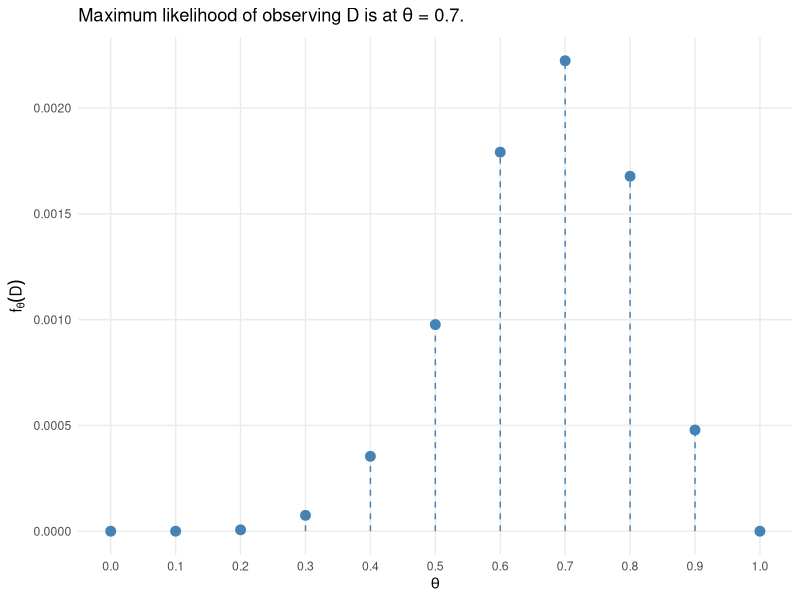
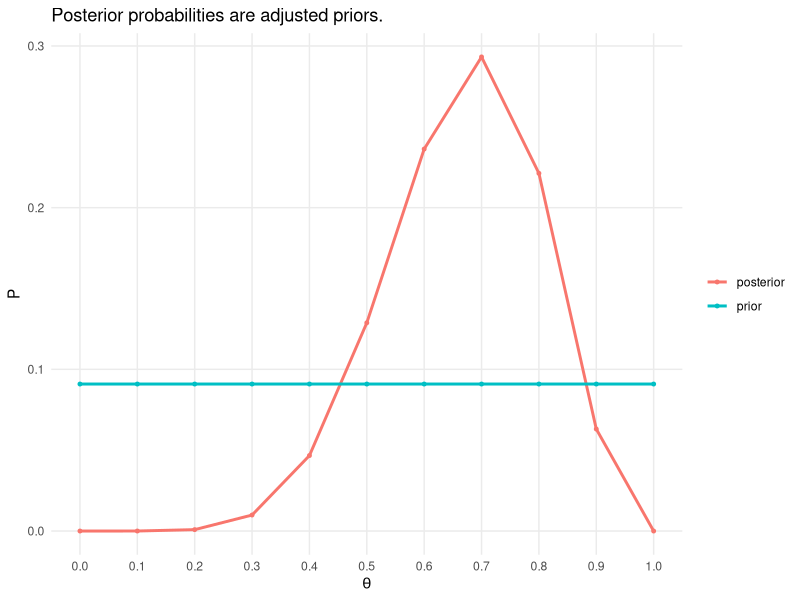
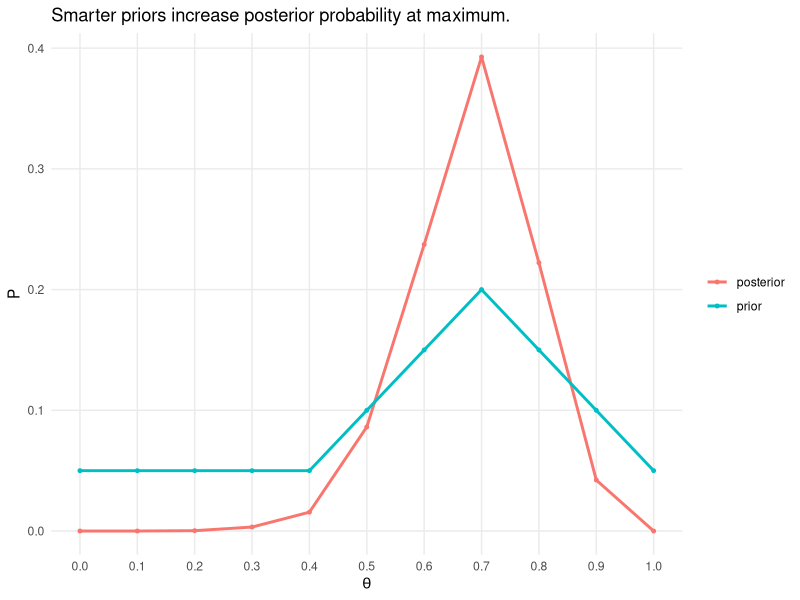
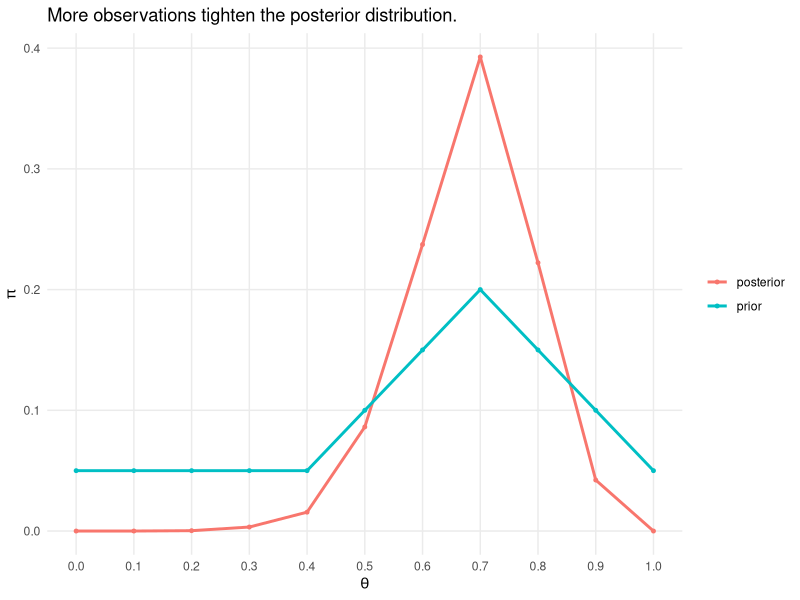
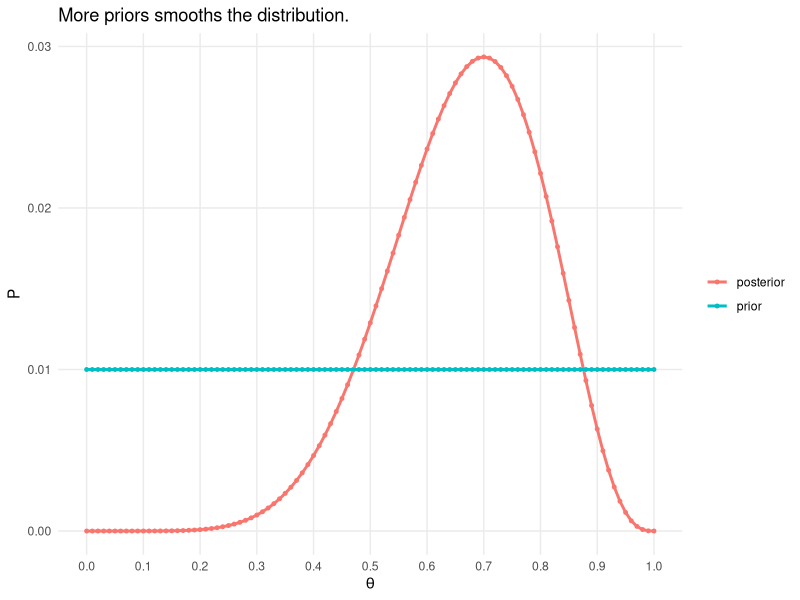
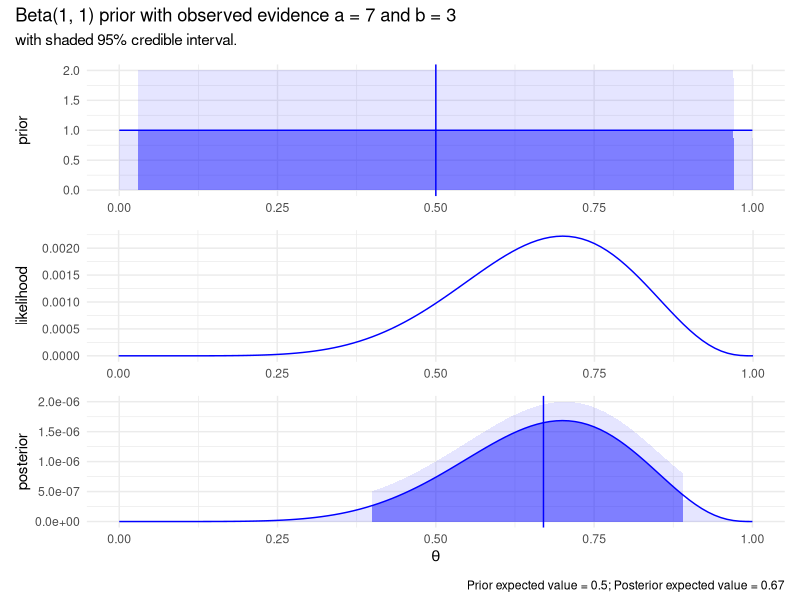
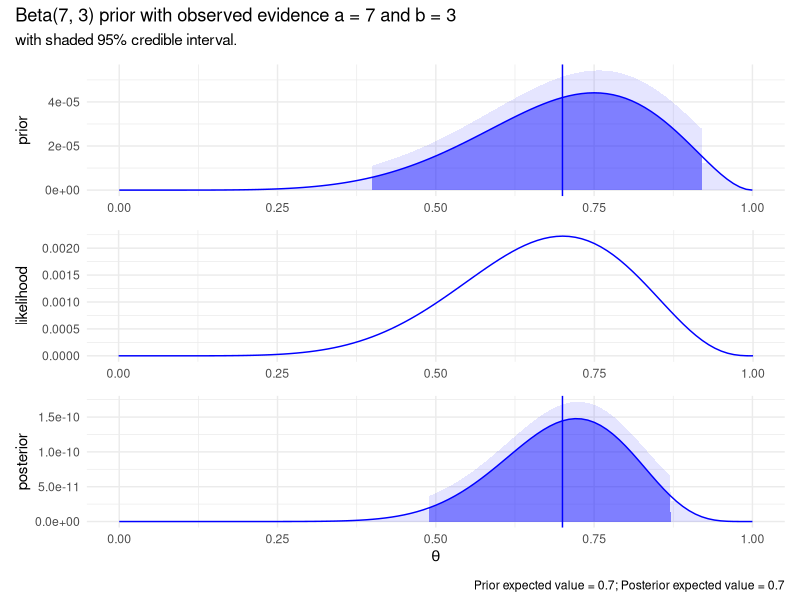
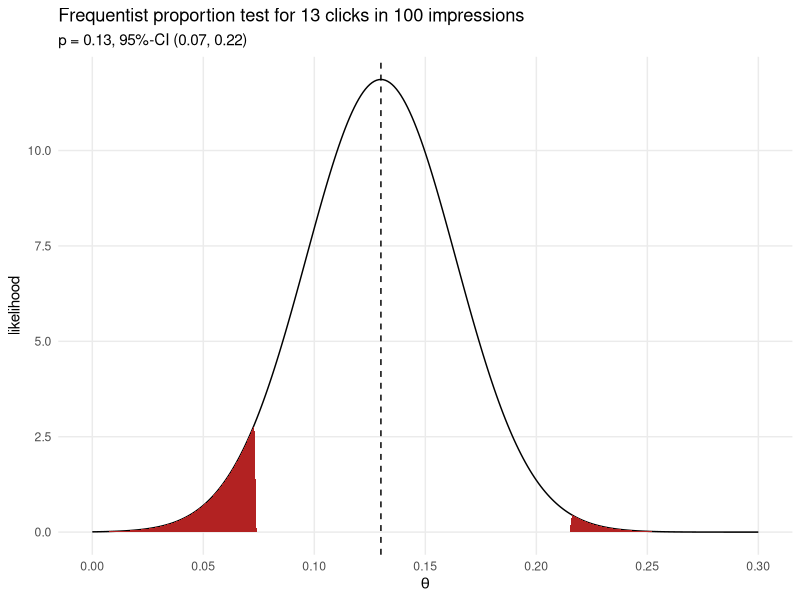

The R script that drew these images, in order:
## ---- chunk 1
library(tidyverse)
library(patchwork)
library(glue)
## ---- chunk 2
D <- c(1, 1, 1, 1, 0, 0, 1, 1, 1, 0)
## ---- chunk 3
theta <- seq(0, 1, by = 0.1)
prior <- rep(1/11, 11)
## ---- chunk 4
likelihood <- theta^7 * (1 - theta)^3

data.frame(theta, likelihood) %>% 
  ggplot() +
  geom_segment(aes(x = theta, xend = theta, y = 0, yend = likelihood), 
               linetype = 2, color = "steelblue") +
  geom_point(aes(x = theta, y = likelihood), color = "steelblue", size = 3) +
  scale_x_continuous(breaks = theta) +
  theme_minimal() +
  theme(panel.grid.minor = element_blank()) +
  labs(title = expression(paste("Maximum likelihood of observing D is at ", theta, " = 0.7.")),
       x = expression(theta), y = expression(f[theta](D)))
## ---- chunk 5
posterior <- likelihood / sum(likelihood * prior) * prior

data.frame(theta, prior, posterior) %>% 
  pivot_longer(cols = c(prior, posterior), values_to = "pi") %>%
  ggplot() +
  geom_point(aes(x = theta, y = pi, color = name), size = 1) +
  geom_line(aes(x = theta, y = pi, color = name), size = 1) +
  scale_x_continuous(breaks = theta) +
  theme_minimal() +
  theme(panel.grid.minor = element_blank()) +
  labs(title = "Posterior probabilities are adjusted priors.", 
       color = NULL,
       x = expression(theta), y = "P")
## ---- chunk 6
prior <- c(.05, .05, .05, .05, .05, .10, .15, .20, .15, .10, .05)
likelihood <- theta^7 * (1 - theta)^3
posterior <- likelihood / sum(likelihood * prior) * prior
data.frame(theta, prior, posterior) %>% 
  pivot_longer(cols = c(prior, posterior), values_to = "pi") %>%
  ggplot() +
  geom_point(aes(x = theta, y = pi, color = name), size = 1) +
  geom_line(aes(x = theta, y = pi, color = name), size = 1) +
  scale_x_continuous(breaks = theta) +
  theme_minimal() +
  theme(panel.grid.minor = element_blank()) +
  labs(title = "Smarter priors increase posterior probability at maximum.", 
       color = NULL, x = expression(theta), y = "P")
## ---- chunk 7
s <- rbernoulli(100, p = 0.7) %>% as.numeric()
likelihood <- theta^sum(D) * (1 - theta)^(length(D)-sum(D))
posterior <- likelihood / sum(likelihood * prior) * prior
data.frame(theta, prior, posterior) %>% 
  pivot_longer(cols = c(prior, posterior), values_to = "pi") %>%
  ggplot() +
  geom_point(aes(x = theta, y = pi, color = name), size = 1) +
  geom_line(aes(x = theta, y = pi, color = name), size = 1) +
  scale_x_continuous(breaks = theta) +
  theme_minimal() +
  theme(panel.grid.minor = element_blank()) +
  labs(title = "More observations tighten the posterior distribution.",
       color = NULL, x = expression(theta), y = expression(pi))
## ---- chunk 8
theta <- seq(0, 1, by = .01)
prior <- rep(1/100, 101)
likelihood <- theta^sum(D) * (1 - theta)^(length(D)-sum(D))
posterior <- likelihood / sum(likelihood * prior) * prior
data.frame(theta, prior, posterior) %>% 
  pivot_longer(cols = c(prior, posterior), values_to = "pi") %>%
  ggplot() +
  geom_point(aes(x = theta, y = pi, color = name), size = 1) +
  geom_line(aes(x = theta, y = pi, color = name), size = 1) +
  scale_x_continuous(breaks = seq(0, 1, by = 0.1)) +
  theme_minimal() +
  theme(panel.grid.minor = element_blank()) +
  labs(title = "More priors smooths the distribution.", 
       color = NULL, x = expression(theta), y = "P")
## ---- chunk 9
plot_bayes <- function(alpha, beta, a, b) {

  prior_ev <- (alpha / (alpha + beta)) %>% round(2)
  posterior_ev <- ((alpha + a) / (alpha + beta + a + b)) %>% round(2)
  dat <- data.frame(theta = seq(0, 1, by = .01)) %>%
    mutate(prior = beta(alpha, beta) * theta^(alpha-1) * (1-theta)^(beta-1),
           prior_ci = theta > qbeta(.025, alpha, beta) & 
                      theta < qbeta(.975, alpha, beta),
           likelihood = theta^a * (1-theta)^b,
           posterior = beta(alpha + a, beta + b) * theta^(alpha-1+a) * (1-theta)^(beta-1+b),
           posterior_ci = theta > qbeta(.025, alpha + a, beta + b) & 
                      theta < qbeta(.975, alpha + a, beta + b))
  
  p_prior <- dat %>%
    ggplot(aes(x = theta, y = prior)) + 
    geom_line(color = "blue") +
    geom_area(aes(alpha = prior_ci), fill = "blue") +
    geom_vline(xintercept = prior_ev, color = "blue") +
    scale_alpha_manual(values = c(.1, .5)) +
    theme_minimal() +
    theme(legend.position = "none") +
    labs(x = NULL)
  
  p_likelihood <- dat %>%
    ggplot(aes(x = theta, y = likelihood)) + 
    geom_line(color = "blue") +
    theme_minimal() +
    theme(legend.position = "none") +
    labs(x = NULL)
  
  p_posterior <- dat %>%
    ggplot(aes(x = theta, y = posterior)) + 
    geom_line(color = "blue") +
    geom_area(aes(alpha = posterior_ci), fill = "blue") +
    geom_vline(xintercept = posterior_ev, color = "blue") +
    scale_alpha_manual(values = c(.1, .5))  +
    theme_minimal() +
    theme(legend.position = "none") +
    labs(x = expression(theta))
  
  out <- p_prior / p_likelihood / p_posterior +
    plot_annotation(
      title = glue("Beta({alpha}, {beta}) prior with observed evidence a = {a} ",
                   "and b = {b}"),
      subtitle = "with shaded 95% credible interval.",
      caption = glue("Prior expected value = {prior_ev}; Posterior expected ",
                     "value = {posterior_ev}"))
  out
}
## ---- chunk 10
plot_bayes(1, 1, 7, 3)
## ---- chunk 11
plot_bayes(7, 3, 7, 3)
## ---- chunk 12
ad_prop_test <- prop.test(13, 100)
click_rate_mu <- ad_prop_test$estimate
click_rate_se <- sqrt(click_rate_mu*(1-click_rate_mu)) / sqrt(100)
data.frame(pi = seq(0, .30, by = .001)) %>%
  mutate(likelihood = dnorm(pi, click_rate_mu, click_rate_se),
         ci = if_else(pi >= ad_prop_test$conf.int[1] & 
                        pi <= ad_prop_test$conf.int[2], "Y", "N")) %>%
  ggplot(aes(x = pi, y = likelihood)) +
  geom_line() +
  geom_area(aes(y = if_else(ci == "N", likelihood, 0)), 
            fill = "firebrick", show.legend = FALSE) +
  geom_vline(xintercept = click_rate_mu, linetype = 2) +
  theme_minimal() +
  scale_x_continuous(breaks = seq(0, .3, .05)) +
  theme(panel.grid.minor = element_blank()) +
  labs(title = "Frequentist proportion test for 13 clicks in 100 impressions", 
       subtitle = glue("p = {click_rate_mu}, 95%-CI (",
       "{ad_prop_test$conf.int[1] %>% scales::number(accuracy = .01)}, ",
       "{ad_prop_test$conf.int[2] %>% scales::number(accuracy = .01)})"),
       x = expression(theta))
## ---- chunk 13
df_sim <- data.frame(click_prob = runif(1000, 0.0, 0.3))
df_sim$click_n <- rbinom(1000, 100, df_sim$click_prob)

df_sim %>% 
  mutate(is_13 = factor(click_n == 13, levels = c(TRUE, FALSE))) %>%
  ggplot(aes(x = click_prob, y = click_n, color = is_13)) +
  geom_point(alpha = 0.3, show.legend = FALSE) +
  geom_hline(yintercept = 13, color = "red", linetype = 2) +
  theme_minimal() +
  labs(title = "Joint probability of observed clicks and click probability",
       subtitle = "with conditioning on 13 observed clicks.",
       y = "clicks per 100 ads",
       x = expression(theta))
## ---- chunk 14
# median and credible interval
sim_ci <- df_sim %>% filter(click_n == 13) %>% pull(click_prob) %>% 
  quantile(c(.025, .5, .975))

df_sim %>% 
  filter(click_n == 13) %>% 
  ggplot(aes(x = click_prob)) +
  geom_density() +
  geom_vline(xintercept = sim_ci[2]) +
  geom_vline(xintercept = sim_ci[1], linetype = 2) +
  geom_vline(xintercept = sim_ci[3], linetype = 2) +
  scale_x_continuous(breaks = seq(0, .3, .05)) +
  theme_minimal() +
  labs(title = "Posterior click likelihood distribution", 
       subtitle = glue("p = {sim_ci[2] %>% scales::number(accuracy = .01)}, 95%-CI (",
       "{sim_ci[1] %>% scales::number(accuracy = .01)}, ",
       "{sim_ci[3] %>% scales::number(accuracy = .01)})"),
       x = expression(theta), y = "density (likelihood)")
## ---- chunk 15
df_bayes <- expand.grid(click_prob = seq(0, .3, by = .001), 
                        click_n = 0:100) %>%
  mutate(prior = dunif(click_prob, min = 0, max = 0.3),
         likelihood = dbinom(click_n, 100, click_prob),
         probability = likelihood * prior / sum(likelihood * prior))

df_bayes %>% 
  mutate(is_13 = factor(click_n == 13, levels = c(TRUE, FALSE))) %>%
  filter(probability > .0001) %>%
  ggplot(aes(x = click_prob, y = click_n, color = probability)) +
  geom_point() +
  geom_hline(yintercept = 13, color = "red", linetype = 2) +
  scale_color_gradient(low = "white", high = "steelblue", guide = "colorbar") +
  theme_minimal() +
  labs(title = "Joint probability of clicks and click probability.",
       subtitle = "with conditioning on 13 observed clicks.",
       y = "clicks per 100 ads",
       x = expression(theta))
## ---- chunk 16
# median and credible interval
df_bayes_13 <- df_bayes %>% filter(click_n == 13) %>%
  mutate(posterior = probability / sum(probability))
sampling_idx <- sample(1:nrow(df_bayes_13), size = 10000, replace = TRUE, prob = df_bayes_13$posterior)
sampling_vals <- df_bayes_13[sampling_idx, ]
df_bayes_ci <- quantile(sampling_vals$click_prob, c(.025, .5, .975))

df_bayes %>%
  filter(click_n == 13) %>%
  mutate(likelihood = probability / sum(probability),
         ci = if_else(click_prob >= df_bayes_ci[1] & 
                        click_prob <= df_bayes_ci[3], "Y", "N")) %>%
  ggplot(aes(x = click_prob, y = likelihood)) +
  geom_line() +
  geom_area(aes(y = if_else(ci == "N", likelihood, 0)), 
            fill = "firebrick", show.legend = FALSE) +
  geom_vline(xintercept = df_bayes_ci[2], linetype = 2) +
  theme_minimal() +
  scale_x_continuous(breaks = seq(0, .3, .05)) +
  theme(panel.grid.minor = element_blank()) +
  labs(title = "Posterior click probability", 
       subtitle = glue("p = {df_bayes_ci[2] %>% scales::number(accuracy = .01)}, 95%-CI (",
       "{df_bayes_ci[1] %>% scales::number(accuracy = .01)}, ",
       "{df_bayes_ci[3] %>% scales::number(accuracy = .01)})"),
       x = expression(theta))
## ---- chunk 17
temp <- c(19, 23, 20, 17, 23)

# grid of proposed parameter values - parameter space
mdl_grid <- expand_grid(mu = seq(8, 30, by = 0.5),
                        sigma = seq(.1, 10, by = 0.1)) %>%
  mutate(mu_prior = map_dbl(mu, ~dnorm(., mean = 18, sd = 5)),
         sigma_prior = map_dbl(sigma, ~dunif(., 0, 10)),
         prior = mu_prior * sigma_prior, # combined prior,
         likelihood = map2_dbl(mu, sigma, ~dnorm(temp, .x, .y) %>% prod),
         posterior = likelihood * prior,
         posterior = posterior / sum(posterior))

mdl_grid %>%
  ggplot(aes(x = mu, y = sigma, fill = posterior)) +
  geom_tile() +
  scale_fill_gradient(low = "white", high = "steelblue", guide = "colorbar") +
  theme_minimal() +
  labs(title = "Joint probability of mu and sigma.",
       x = expression(mu), y = expression(sigma))
## ---- chunk 18
sampling_idx <- sample(1:nrow(mdl_grid), size = 10000, replace = TRUE, prob = mdl_grid$posterior)
sampling_vals <- mdl_grid[sampling_idx, c("mu", "sigma")]
mu_ci <- quantile(sampling_vals$mu, c(.025, .5, .975))
sigma_ci <- quantile(sampling_vals$sigma, c(.025, .5, .975))
ci <- qnorm(c(.025, .5, .975), mean = mu_ci[2], sd = sigma_ci[2])

data.frame(temp = seq(0, 30, by = .1)) %>%
  mutate(prob = map_dbl(temp, ~dnorm(., mean = ci[2], sd = sigma_ci[2])),
         ci = if_else(temp >= ci[1] & temp <= ci[3], "Y", "N")) %>%
  ggplot(aes(x = temp, y = prob)) +
  geom_area(aes(y = if_else(ci == "N", prob, 0)), 
            fill = "firebrick", show.legend = FALSE) +
  geom_line() +
  geom_vline(xintercept = ci[2], linetype = 2) +
  theme_minimal() +
  scale_x_continuous(breaks = seq(0, 30, 5)) +
  theme(panel.grid.minor = element_blank()) +
  labs(title = "Posterior temperature probability", 
       subtitle = glue("mu = {ci[2] %>% scales::number(accuracy = .1)}, 95%-CI (",
       "{ci[1] %>% scales::number(accuracy = .1)}, ",
       "{ci[3] %>% scales::number(accuracy = .1)})"))
## ---- chunk 19
pred_temp <- rnorm(1000, mean = sampling_vals$mu, sampling_vals$sigma)
scales::percent(sum(pred_temp >= 18) / length(pred_temp))
